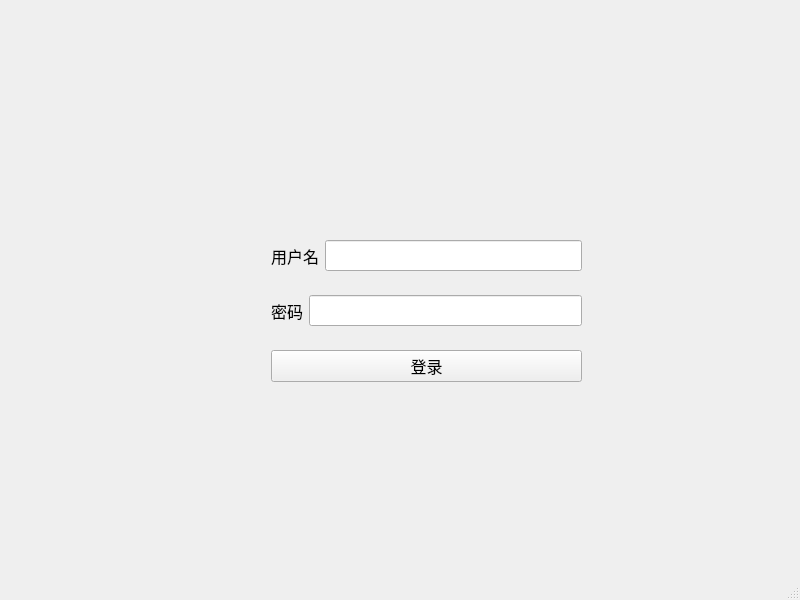
<?xml version="1.0" encoding="UTF-8"?>
<ui version="4.0">
 <class>MainWindow</class>
 <widget class="QMainWindow" name="MainWindow">
  <property name="windowModality">
   <enum>Qt::WindowModal</enum>
  </property>
  <property name="geometry">
   <rect>
    <x>0</x>
    <y>0</y>
    <width>800</width>
    <height>600</height>
   </rect>
  </property>
  <property name="font">
   <font>
    <family>Microsoft YaHei</family>
    <pointsize>12</pointsize>
   </font>
  </property>
  <property name="windowTitle">
   <string>欢迎使用交我聊小程序</string>
  </property>
  <widget class="QWidget" name="centralwidget">
   <widget class="QWidget" name="layoutWidget">
    <property name="geometry">
     <rect>
      <x>271</x>
      <y>222</y>
      <width>311</width>
      <height>181</height>
     </rect>
    </property>
    <layout class="QVBoxLayout" name="verticalLayout">
     <item>
      <layout class="QHBoxLayout" name="horizontalLayout">
       <item>
        <widget class="QLabel" name="label">
         <property name="text">
          <string>用户名</string>
         </property>
        </widget>
       </item>
       <item>
        <widget class="QLineEdit" name="lineEdit_2"/>
       </item>
      </layout>
     </item>
     <item>
      <layout class="QHBoxLayout" name="horizontalLayout_2">
       <item>
        <widget class="QLabel" name="label_2">
         <property name="text">
          <string>密码</string>
         </property>
        </widget>
       </item>
       <item>
        <widget class="QLineEdit" name="lineEdit"/>
       </item>
      </layout>
     </item>
     <item>
      <widget class="QPushButton" name="pushButton">
       <property name="text">
        <string>登录</string>
       </property>
      </widget>
     </item>
    </layout>
   </widget>
  </widget>
  <widget class="QMenuBar" name="menubar">
   <property name="geometry">
    <rect>
     <x>0</x>
     <y>0</y>
     <width>800</width>
     <height>33</height>
    </rect>
   </property>
  </widget>
  <widget class="QStatusBar" name="statusbar"/>
 </widget>
 <resources/>
 <connections/>
</ui>
